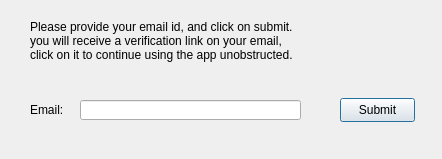
<?xml version="1.0" encoding="UTF-8"?>
<ui version="4.0">
 <class>Dialog</class>
 <widget class="QDialog" name="Dialog">
  <property name="geometry">
   <rect>
    <x>0</x>
    <y>0</y>
    <width>442</width>
    <height>159</height>
   </rect>
  </property>
  <property name="windowTitle">
   <string>Dialog</string>
  </property>
  <widget class="QPushButton" name="submit_key">
   <property name="geometry">
    <rect>
     <x>340</x>
     <y>98</y>
     <width>75</width>
     <height>24</height>
    </rect>
   </property>
   <property name="text">
    <string>Submit</string>
   </property>
  </widget>
  <widget class="QLabel" name="label_4">
   <property name="geometry">
    <rect>
     <x>30</x>
     <y>10</y>
     <width>311</width>
     <height>61</height>
    </rect>
   </property>
   <property name="text">
    <string>Please provide your email id, and click on submit. 
you will receive a verification link on your email, 
click on it to continue using the app unobstructed.</string>
   </property>
   <property name="openExternalLinks">
    <bool>true</bool>
   </property>
  </widget>
  <widget class="QLabel" name="label_3">
   <property name="geometry">
    <rect>
     <x>30</x>
     <y>103</y>
     <width>47</width>
     <height>13</height>
    </rect>
   </property>
   <property name="text">
    <string>Email:</string>
   </property>
  </widget>
  <widget class="QLineEdit" name="name">
   <property name="geometry">
    <rect>
     <x>80</x>
     <y>100</y>
     <width>221</width>
     <height>20</height>
    </rect>
   </property>
  </widget>
  <widget class="QLabel" name="label">
   <property name="geometry">
    <rect>
     <x>40</x>
     <y>130</y>
     <width>331</width>
     <height>20</height>
    </rect>
   </property>
   <property name="text">
    <string/>
   </property>
  </widget>
 </widget>
 <resources/>
 <connections/>
</ui>
